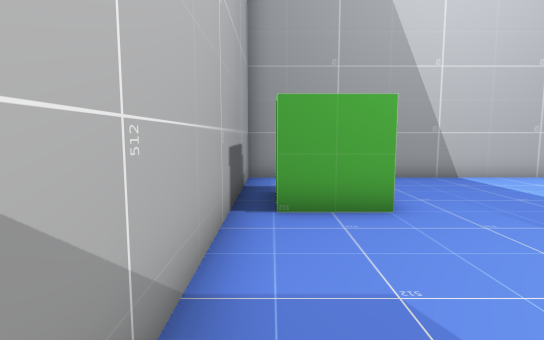
View 1 (above)

13 first-person views from a walk through a scene from a Unity 3-D project. The camera is 1.3 m above the floor, tilts 6° down and sees 80° across. The floor is counted in squares, 1 m on a side. Each view is taken from the middle of a square. On the plan, view 1 faces up. The plan holds only what a view shows up to about 14 squares ahead; the rest is blank.

View 2
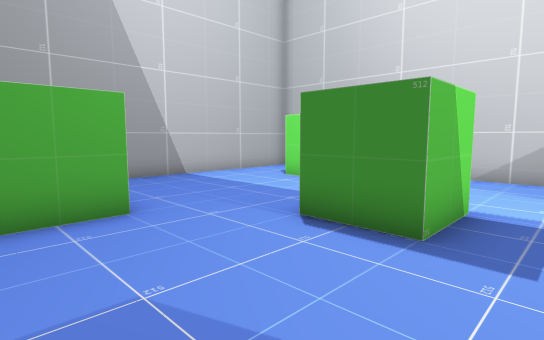

View 3
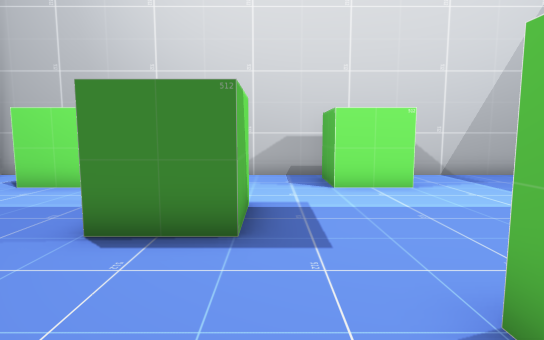

View 4
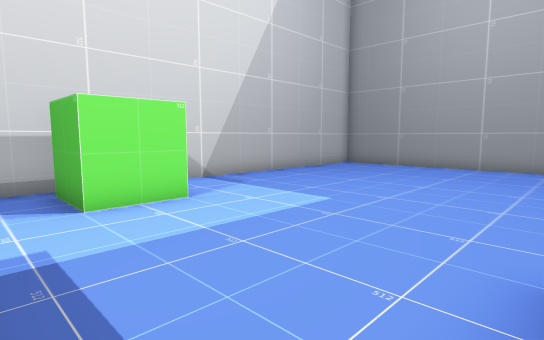

View 5
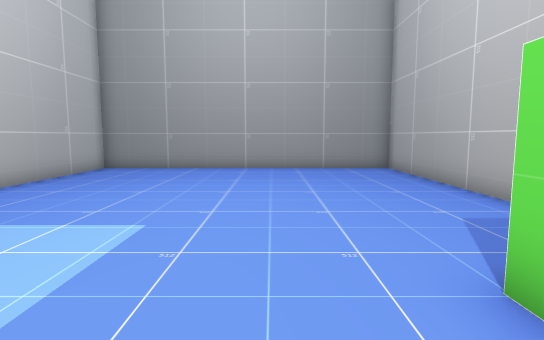

View 6
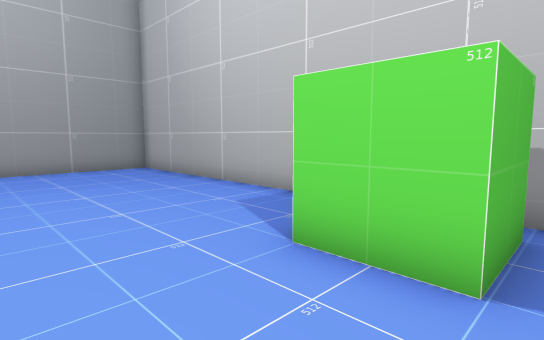

View 7
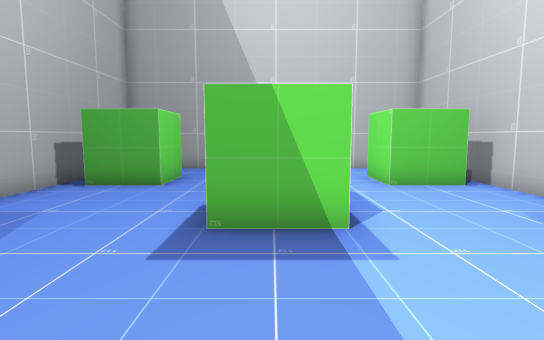

View 8
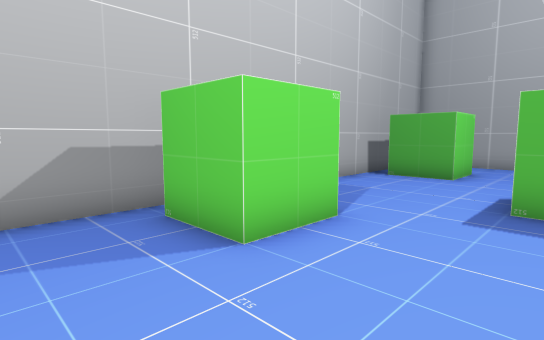

View 9
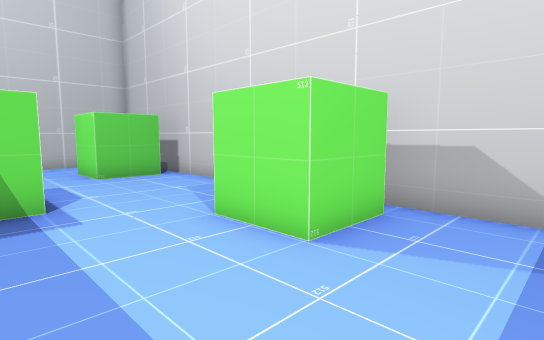

View 10
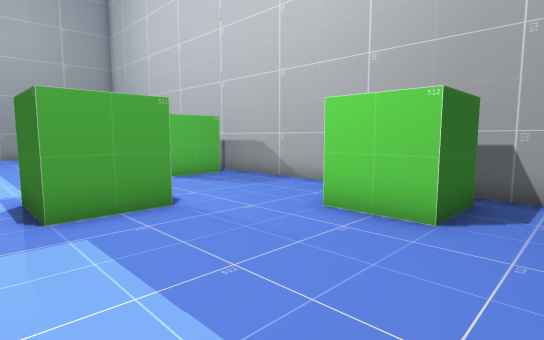

View 11
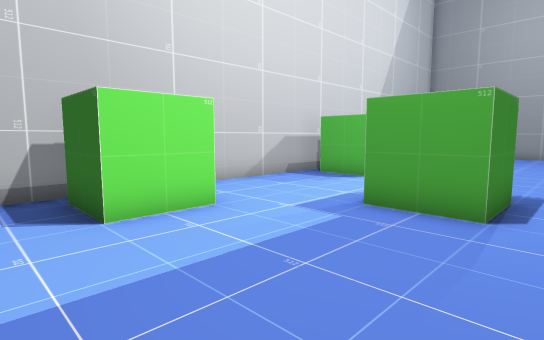

View 12
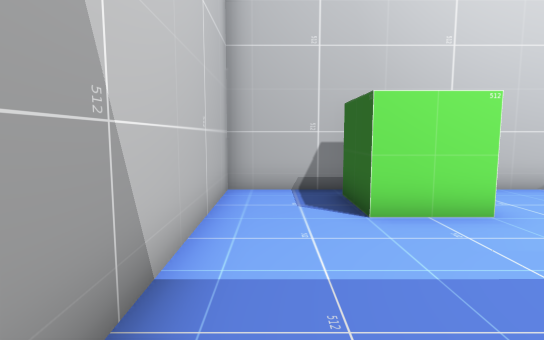

View 13
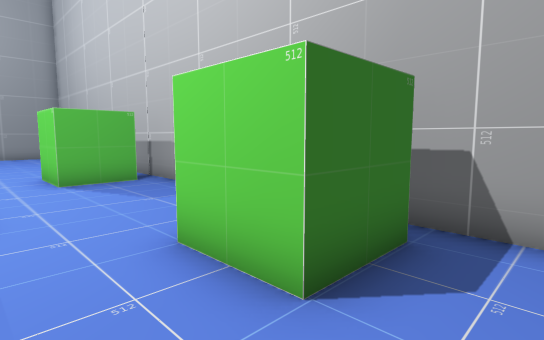

### Floor plan
Points are (right, up) in squares from view 1. A wall is a line through its corners. A room is listed if a view was taken in it or the views show most of it. See-through windows are left out.
Room 1 (views 1, 2, 3, 4)
walls: (0, -0.6) (2.1, -0.6); (4.1, 1.4) (4.1, 3.4); (2.1, 5.4) (0, 5.4); (-0.7, 6.6) (-0.7, -1.5)
ways out: opening at (3, 0.5) to room 2; opening at (3, 4.7) to room 3
Room 2 (views 5, 6, 7, 8, 9)
walls: (10.1, -2.6) (8.1, -2.6) (8.1, -0.6); (2.1, -0.6) (2.1, -2.6) (0, -2.6); (-0.7, -1.5) (-0.7, -13.1) (10.8, -13.1) (10.8, -1.5); (6.1, 1.4) (4.1, 1.4)
ways out: opening at (3, 0.5) to room 1; opening at (7, 0.7) to room 4
Room 3 (views 10, 11, 12, 13)
walls: (8.1, 5.4) (8.1, 7.4) (10.1, 7.4); (4.1, 3.4) (6.1, 3.4); (0, 7.4) (2.1, 7.4) (2.1, 5.4); (10.8, 6.6) (10.8, 10.1) (-0.7, 10.1) (-0.7, 6.6)
ways out: opening at (3, 4.7) to room 1; opening at (7.5, 4.5) to room 4
Room 4 (no view inside)
walls: (8.1, -0.6) (10.1, -0.6); (6.1, 3.4) (6.1, 1.4); (10.1, 5.4) (8.1, 5.4); (10.8, -1.5) (10.8, 6.6)
ways out: opening at (7, 0.7) to room 2; opening at (7.5, 4.5) to room 3

Positions as (right, up) in squares from view 1, and headings:
1: (0, 0), facing up
2: (0, 0), facing up-right
3: (0, 1), facing right
4: (2, 1), facing down-right
5: (4, 0), facing down
6: (5, 0), facing down-left
7: (5, -3), facing up
8: (5, -5), facing up-left
9: (5, -5), facing up-right
10: (7, 9), facing down-left
11: (3, 9), facing down-right
12: (3, 9), facing right
13: (4, 9), facing down-left
